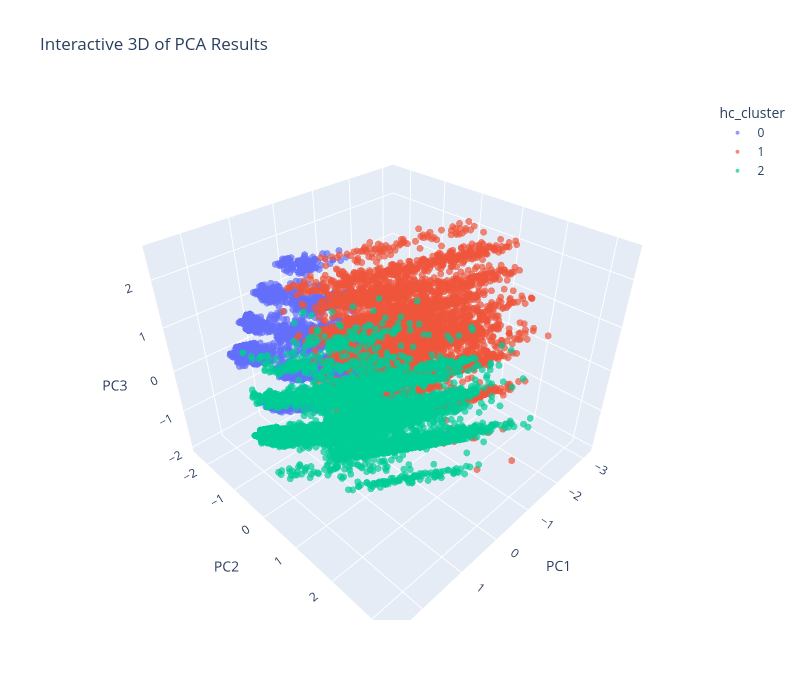

The cell this chart's notebook holds for it:
### Markdown cell above
<u><h2> Observation :</u></h2>

- Even thouh the cluster sizes are very similar, we can see strong overlaping in the clusters, which suggests that the clustering is not so good.

### Code cell
#plottoing the clusters in 3d using the function
plot_pca_3d_clusters(df_not_imputed,'hc_cluster',20000)

### Figure 1 — Plotly figure (JSON) as saved in the notebook; plotly's stock layout.template omitted (floating-point values rounded to 4 significant figures; data arrays with more than 128 entries replaced by an {"elided": "..."} marker saying what was removed)
{"data": [{"hovertemplate": "hc_cluster=0<br>PC1=%{x}<br>PC2=%{y}<br>PC3=%{z}<extra></extra>", "legendgroup": "0", "marker": {"color": "#636efa", "opacity": 0.7, "size": 4, "symbol": "circle"}, "mode": "markers", "name": "0", "scene": "scene", "showlegend": true, "type": "scatter3d", "x": {"elided": "5689 float values"}, "y": {"elided": "5689 float values"}, "z": {"elided": "5689 float values"}}, {"hovertemplate": "hc_cluster=1<br>PC1=%{x}<br>PC2=%{y}<br>PC3=%{z}<extra></extra>", "legendgroup": "1", "marker": {"color": "#EF553B", "opacity": 0.7, "size": 4, "symbol": "circle"}, "mode": "markers", "name": "1", "scene": "scene", "showlegend": true, "type": "scatter3d", "x": {"elided": "8108 float values"}, "y": {"elided": "8108 float values"}, "z": {"elided": "8108 float values"}}, {"hovertemplate": "hc_cluster=2<br>PC1=%{x}<br>PC2=%{y}<br>PC3=%{z}<extra></extra>", "legendgroup": "2", "marker": {"color": "#00cc96", "opacity": 0.7, "size": 4, "symbol": "circle"}, "mode": "markers", "name": "2", "scene": "scene", "showlegend": true, "type": "scatter3d", "x": {"elided": "6203 float values"}, "y": {"elided": "6203 float values"}, "z": {"elided": "6203 float values"}}], "layout": {"height": 700, "legend": {"title": {"text": "hc_cluster"}, "tracegroupgap": 0}, "scene": {"domain": {"x": [0, 1], "y": [0, 1]}, "xaxis": {"title": {"text": "PC1"}}, "yaxis": {"title": {"text": "PC2"}}, "zaxis": {"title": {"text": "PC3"}}}, "title": {"text": "Interactive 3D of PCA Results"}, "width": 800}}
